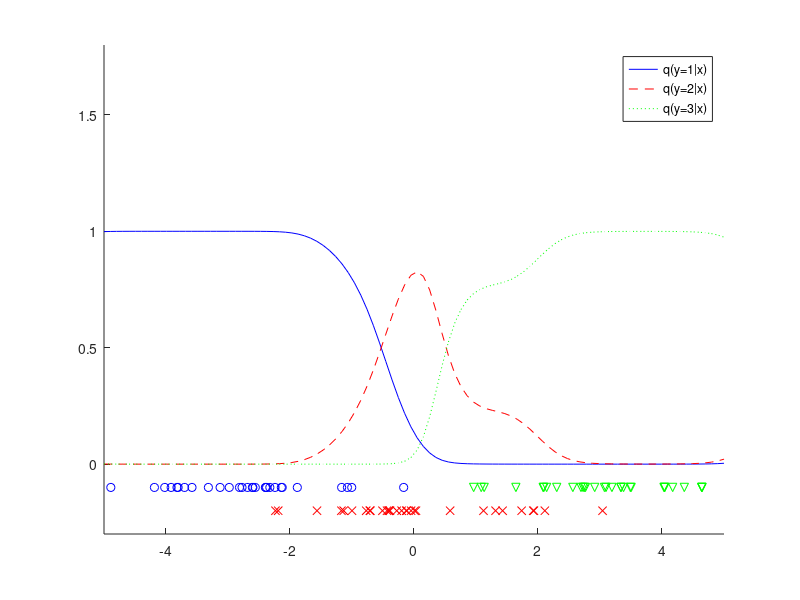

Reproduce this figure in MATLAB.
%使用概率梯度下降的Logustic回归学习
%使用线性对数对分类后验概率q(y|x)进行模拟化
%           exp(∑j=1~b  θj*φj(x) ）
%q(y|x:θ) = ————————————————————————
%          ∑( expj=1~b  θj*φj(x) ）
clc,clear , close all;
n=90;
c=3;
y=ones(n/c,1)*[1:c];
y=y(:);
x=randn(n/c,c) + repmat(linspace(-3,3,c),n/c,1); % 生成正态分布的随机数，并平移.每一列的数据都围绕着不同的中心点分布，这些中心点由 linspace(-3,3,c) 确定
x=x(:);

hh=2*1^2;t0=randn(n,c);
for o=1:n*1000
    i=ceil(rand*n); % 随机选择一个样
    yi=y(i);        % 获取该样本的标签
    ki=exp(-(x-x(i)).^2/hh); % 计算高斯核
    ci=exp(ki'*t0); % 计算类别概率
    t=t0-0.1*(ki*ci)/(1+sum(ci));% 梯度上升的方向更新参数
    t(:,yi)=t(:,yi)+0.1*ki;% 对正确类别的参数进行正向更新
    if norm(t-t0)<0.000001,break,end% 检查收敛性
    t0=t; % 更新参数
end
% 生成新的输入数据X，用于绘制分类概率曲线
N=100;X=linspace(-5,5,N)';% 数据点数
K=exp(-(repmat(X.^2,1,n)+repmat(x.^2',N,1)-2*X*x')/hh);% 计算高斯核

figure(1);clf;hold on;
axis([-5 5 -0.3 1.8]);
C=exp(K*t);C=C./repmat(sum(C,2),1,c);

plot(X,C(:,1),'b-');plot(X,C(:,2),'r--');
plot(X,C(:,3),'g:');% 类别1 2 3的概率曲线
plot(x(y==1),-0.1*ones(n/c,1),'bo'); % 类别1的数据点
plot(x(y==2),-0.2*ones(n/c,1),'rx');
plot(x(y==3),-0.1*ones(n/c,1),'gv');
legend('q(y=1|x)','q(y=2|x)','q(y=3|x)')
